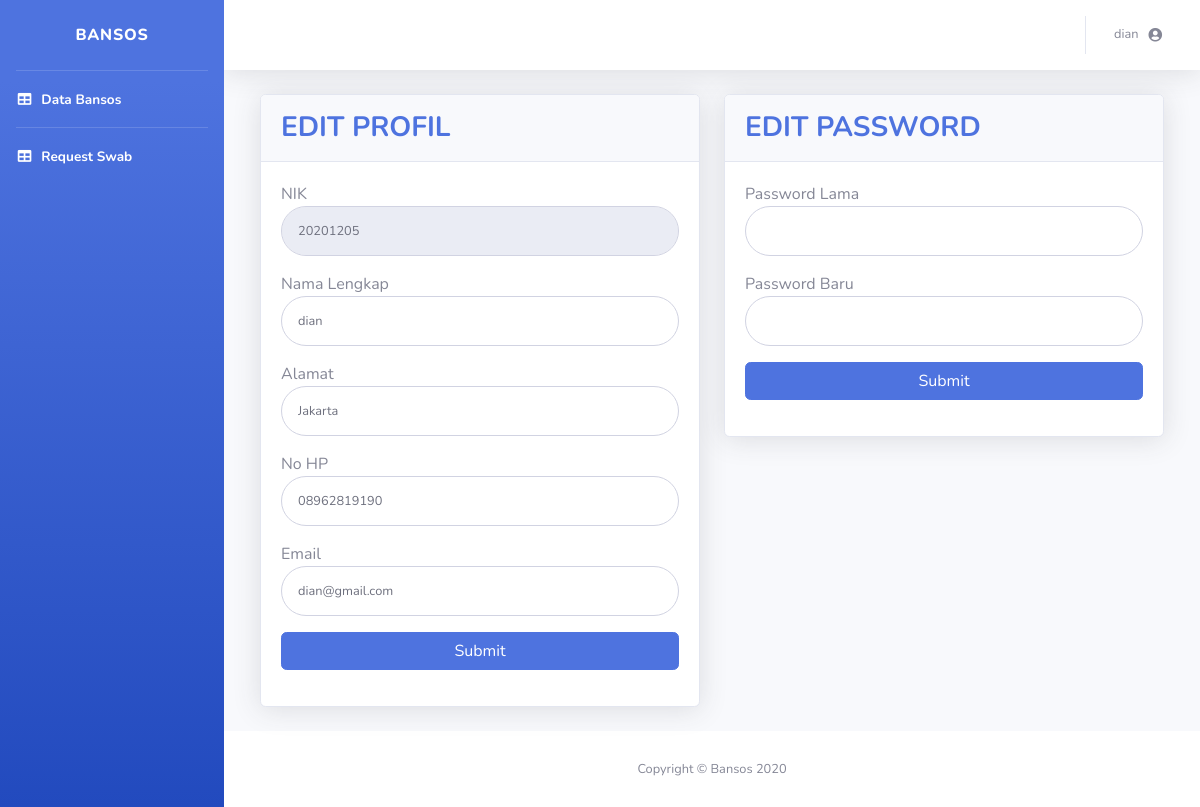
Page /pages/edit-profil.php (signed in) on the committed database.
### tables this page shows
CREATE TABLE `user` (
  `id_user` int(11) NOT NULL,
  `nama` varchar(100) NOT NULL,
  `nik` varchar(50) NOT NULL,
  `alamat` text NOT NULL,
  `no_hp` varchar(20) NOT NULL,
  `email` varchar(100) NOT NULL,
  `password` text NOT NULL,
  `role` enum('rt','warga') NOT NULL
);

### pages/edit-profil.php (the view, shortened to what this page needs)
<!DOCTYPE html>
<html lang="en">
<head>
<?php include("header.php"); ?>
</head>
<body id="page-top">
    <div id="wrapper">
        <?php include("sidebar.php"); ?>
        <div id="content-wrapper" class="d-flex flex-column">
            <div id="content">
                <?php include("main-header.php"); ?>
                <div class="container-fluid">
                <div class="col-xl-12 col-lg-12 col-md-9">
                <div class="row">
                    <div class="col-lg-6">
                        <div class="card shadow mb-4">
                                <div class="card-header py-3">
                                    <h3 class="m-0 font-weight-bold text-primary">EDIT PROFIL</h3>
                                </div>
                                <div class="card-body">
                                    <form class="user" method="post" action="" enctype="multipart/form-data">
                                        <div class="form-group">
                                            NIK<br>
                                            <input type="text" name="nik" value="<?php echo $tampil['nik']; ?>" class="form-control form-control-user" readonly>
                                        </div>
                                        <div class="form-group">
                                            Nama Lengkap<br>
                                            <input type="text" name="nama" value="<?php echo $tampil['nama']; ?>" class="form-control form-control-user"  required>
                                        </div>
                                        <div class="form-group">
                                            Alamat<br>
                                            <input type="text" name="alamat" value="<?php echo $tampil['alamat']; ?>"  class="form-control form-control-user"
                                                required>
                                        </div>
                                        <div class="form-group">
                                            No HP<br>
                                            <input type="number" name="no_hp" value="<?php echo $tampil['no_hp']; ?>"  class="form-control form-control-user"
                                                required>
                                        </div>
                                        <div class="form-group">
                                            Email<br>
                                            <input type="email" name="email" value="<?php echo $tampil['email']; ?>"  class="form-control form-control-user"
                                                required>
                                        </div>
                                        <div class="form-group">
                                            <input type="submit" name="submit" class="btn btn-primary" style="width:100%;">
                                        </div>
                                    </form>
                                </div>
                        </div>
                    </div>
                    <div class="col-lg-6">
                        <div class="card shadow mb-4">
                                <div class="card-header py-3">
                                    <h3 class="m-0 font-weight-bold text-primary">EDIT PASSWORD</h3>
                                </div>
                                <div class="card-body">
                                    <form class="user" method="post" action="" enctype="multipart/form-data">
                                        <div class="form-group">
                                        Password Lama <br>
                                            <input type="password" name="passlama" class="form-control form-control-user" required>
                                        </div>
                                        <div class="form-group">
                                        Password Baru <br>
                                            <input type="password" name="passbaru" class="form-control form-control-user" required>
                                        </div>
                                        <div class="form-group">
                                            <input type="submit" name="submit2" class="btn btn-primary" style="width:100%;">
                                        </div>
                                    </form>
                                </div>
                        </div>
                    </div>
                </div>
                </div>
                </div>
            </div>
            <?php include("main-footer.php"); ?>
        </div>
    </div>
</body>
</html>

### pages/main-header.php (shortened to what this page needs)
<nav class="navbar navbar-expand navbar-light bg-white topbar mb-4 static-top shadow">
<ul class="navbar-nav ml-auto">
    <li class="nav-item dropdown no-arrow">
        <a class="nav-link dropdown-toggle" href="#" id="userDropdown" role="button"
            data-toggle="dropdown" aria-haspopup="true" aria-expanded="false">
            <span class="mr-2 d-none d-lg-inline text-gray-600 small"><?php echo $tampil['nama']; ?></span>
            <i class="fas fa-user-circle fa-sm fa-fw mr-2 text-gray-600"></i>
        </a>
    </li>
</ul>
</nav>

### rows in the picture
user: nama "dian", nik "20201205", alamat "Jakarta", no_hp "08962819190", email "dian@gmail.com"
